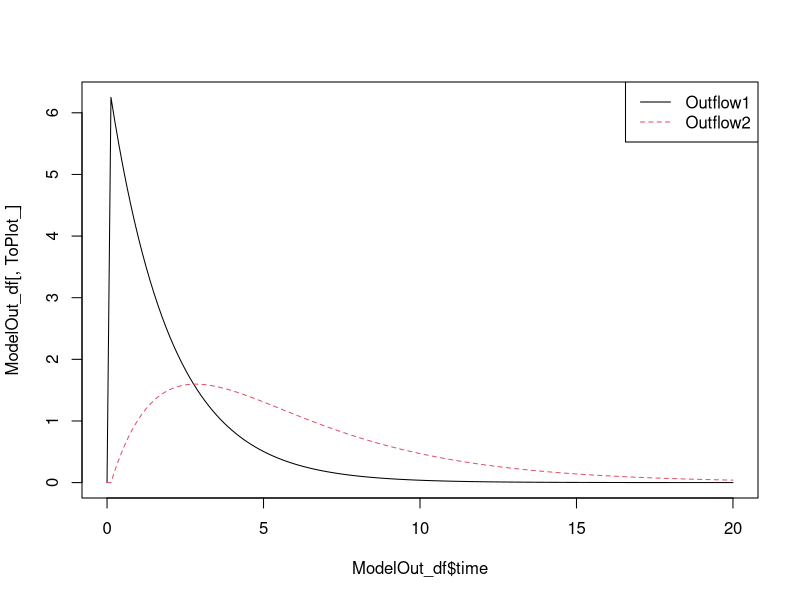

Here is the R script that generated this plot:
#2nd_order_delay.R

# Attach packages
library(deSolve)
library(ggplot2)
library(scales)

# Define model data structures
SimTime<-seq(0, 20, by = 0.125)
Stocks <-c(FirstTransit = 0, SecondTransit = 0)
Auxs <- c(FirstDelay = 2, SecondDelay = 4)

# Define model function
Model <- function(Time, Stocks, Auxs){
  with(as.list(c(Stocks, Auxs)),{
    # Inflow is 100 at start
    Inflow <- ifelse(Time == 0, 100, 0)
    # First delay
    Outflow1 <- FirstTransit / FirstDelay
    # Second delay
    Outflow2 <- SecondTransit / SecondDelay
    # Change in material in transit
    dFT_dt <- Inflow - Outflow1
    dST_dt <- Outflow1 - Outflow2
    # Return result
    return(
      list(
        c(dFT_dt, dST_dt),
        Inflow = Inflow,
        Outflow1 = Outflow1,
        Outflow2 = Outflow2
      )
    )
  })
}

# Run model
ModelOut_df <- data.frame(
  ode(
    y = Stocks,
    times = SimTime,
    func = Model,
    parms = Auxs,
    method='euler'
    )
  )

# Plot inflow, outflow, and material in transit as function of time
ToPlot_ <- c("Outflow1", "Outflow2")
matplot(ModelOut_df$time, ModelOut_df[, ToPlot_], type = "l")
legend(
  "topright", 
  legend = ToPlot_,
  lty = 1:length(ToPlot_),
  col = 1:length(ToPlot_)
  )
